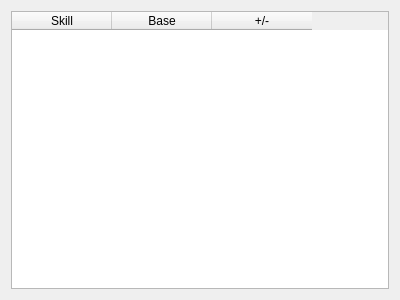
<?xml version="1.0" encoding="UTF-8"?>
<ui version="4.0">
 <class>SkillsList</class>
 <widget class="QWidget" name="SkillsList">
  <property name="geometry">
   <rect>
    <x>0</x>
    <y>0</y>
    <width>400</width>
    <height>300</height>
   </rect>
  </property>
  <property name="windowTitle">
   <string>Skills</string>
  </property>
  <layout class="QVBoxLayout" name="verticalLayout">
   <item>
    <widget class="QTableWidget" name="SkillsTable">
     <property name="editTriggers">
      <set>QAbstractItemView::NoEditTriggers</set>
     </property>
     <column>
      <property name="text">
       <string>Skill</string>
      </property>
     </column>
     <column>
      <property name="text">
       <string>Base</string>
      </property>
     </column>
     <column>
      <property name="text">
       <string>+/-</string>
      </property>
     </column>
    </widget>
   </item>
  </layout>
 </widget>
 <resources/>
 <connections/>
</ui>
